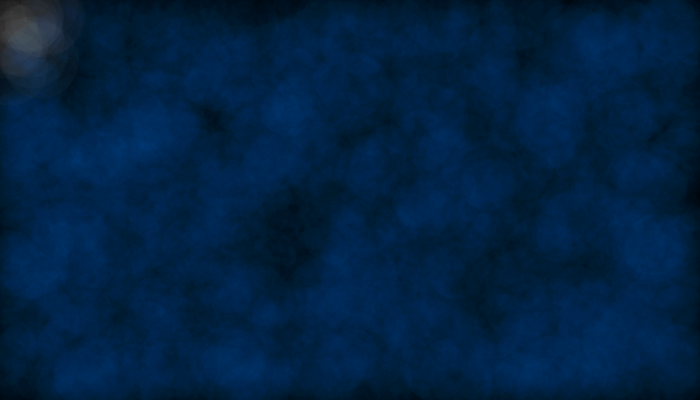
Frame 1 (no input)
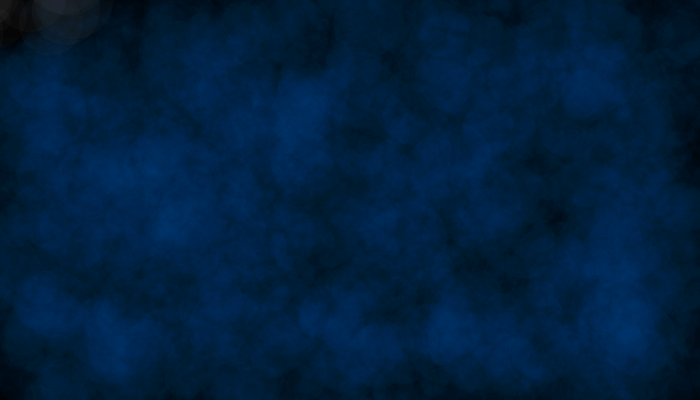
Frame 60 (the mouse pressed at the canvas centre just before this capture)
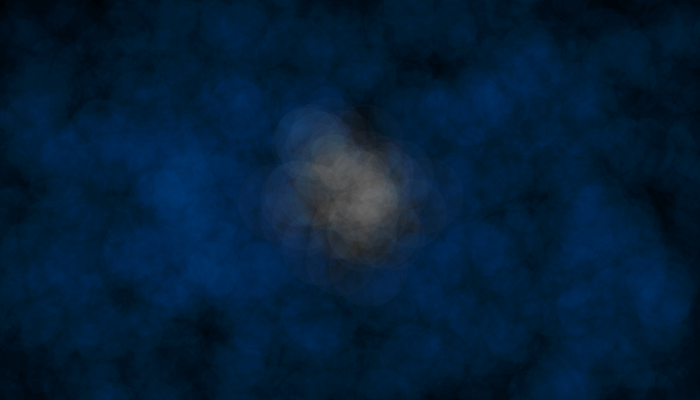
Frame 120 (the mouse held since frame 60 and released just before this capture)

The Processing sketch that drew these frames (run headless with seeded random() and noise(); from frame 60 on, the mouse is pressed at the canvas centre):

// Processing sketch: processing_36156
// ── processing_36156.pde

  int count = 3000;
  
  int maxSize = 80;
  int minSize = 10;
  
  float[][] ball = new float[count][5];
  int sel = 0;
  
  boolean dragging=false;
  void mouseDragged(){
    dragging=true;
  }
  void mouseReleased(){
    dragging=false;
    
    }
  void setup(){
    
    frameRate(10);
    size(700,400);
    for(int j=0;j< count;j++){
      ball[j][0]=random(width); 
      ball[j][1]=random(height); 
      ball[j][2]=random(minSize,maxSize);         
      ball[j][3]=random(-1,1); 
      ball[j][4]=random(-1,1);   
    }
  }

  
  void draw(){
    background(0);
    for (int j=0;j< count;j++){
    noStroke();
    float radi=ball[j][2];
    float diam=radi/2;
    
    if( dist(ball[j][0],ball[j][1],mouseX,mouseY) < radi ){
    fill(255,5);
   
    sel=1;
    
    if (dragging){
      
      ball[j][0]=mouseX;
      ball[j][1]=mouseY;
      }
    } else {
      
      fill(16,105,203,5);
      
      sel=0;
      
    }
    
    ellipse(ball[j][0],ball[j][1],radi,radi);
    
    ball[j][0]+=ball[j][3];
    ball[j][1]+=ball[j][4];
    //filter(BLUR);
    }
  }
